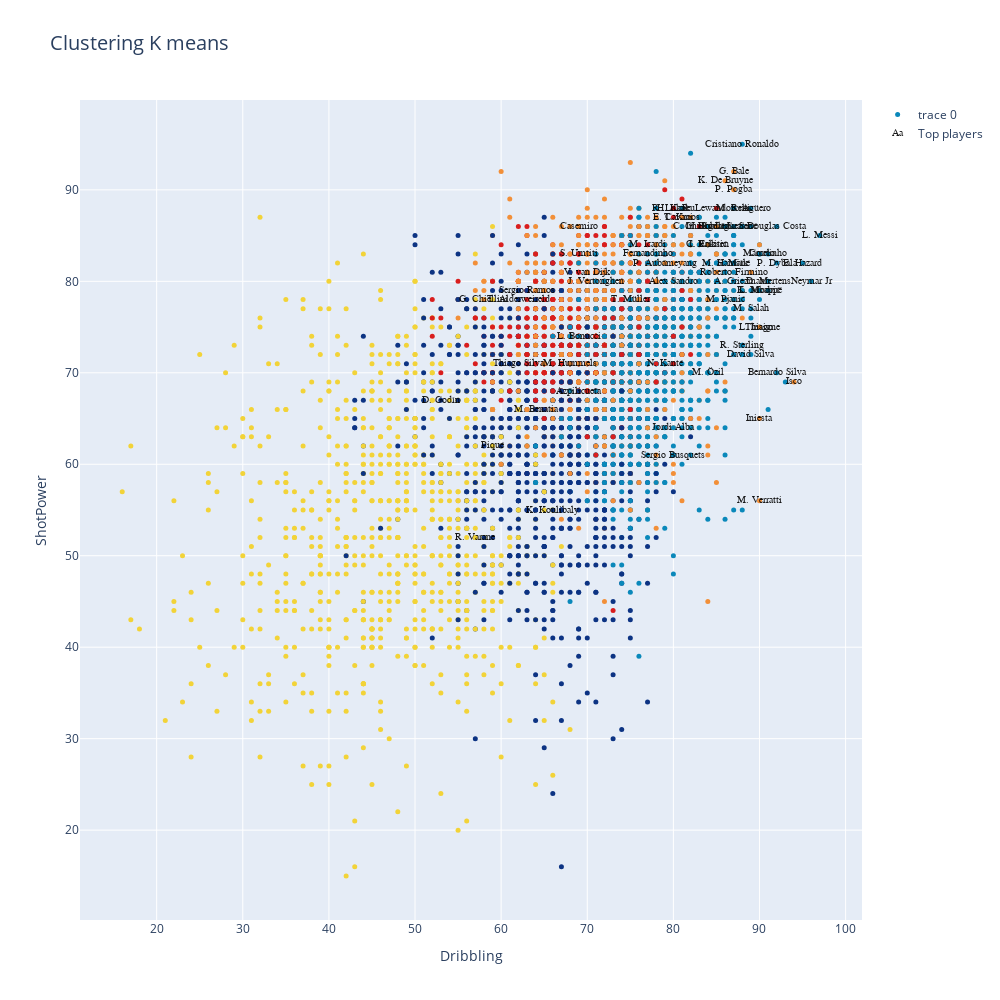

Source (notebook cell):
### Code cell
#En Colab
fig.show()

### Figure 1 — Plotly figure (JSON) as saved in the notebook; plotly's stock layout.template omitted (floating-point values rounded to 4 significant figures; data arrays with more than 128 entries replaced by an {"elided": "..."} marker saying what was removed)
{"data": [{"marker": {"color": {"elided": "5138 int values"}, "colorscale": [[0, "rgb(12,51,131)"], [0.25, "rgb(10,136,186)"], [0.5, "rgb(242,211,56)"], [0.75, "rgb(242,143,56)"], [1, "rgb(217,30,30)"]], "showscale": false, "size": 5}, "mode": "markers", "text": {"elided": "5138 str values"}, "type": "scatter", "x": {"elided": "5138 int values"}, "y": {"elided": "5138 int values"}}, {"mode": "text", "name": "Top players", "opacity": 0.9, "text": ["L. Messi", "Cristiano Ronaldo", "Neymar Jr", "K. De Bruyne", "E. Hazard", "L. Modrić", "L. Suárez", "Sergio Ramos", "R. Lewandowski", "T. Kroos", "D. Godín", "David Silva", "N. Kanté", "P. Dybala", "H. Kane", "A. Griezmann", "Sergio Busquets", "E. Cavani", "S. Agüero", "G. Chiellini", "K. Mbappé", "M. Salah", "Casemiro", "J. Rodríguez", "L. Insigne", "Isco", "C. Eriksen", "Coutinho", "P. Aubameyang", "M. Hummels", "Marcelo", "G. Bale", "G. Higuaín", "Thiago Silva", "S. Umtiti", "M. Icardi", "K. Koulibaly", "P. Pogba", "R. Lukaku", "C. Immobile", "Jordi Alba", "D. Mertens", "J. Vertonghen", "M. Hamšík", "I. Rakitić", "Piqué", "L. Sané", "Bernardo Silva", "S. Mané", "V. van Dijk", "R. Sterling", "Roberto Firmino", "R. Varane", "M. Verratti", "Alex Sandro", "Douglas Costa", "T. Müller", "Thiago", "M. Reus", "Azpilicueta", "L. Bonucci", "T. Alderweireld", "M. Pjanić", "M. Benatia", "M. Özil", "Fernandinho", "Iniesta"], "textfont": {"color": "black", "family": "sans serif", "size": 10}, "type": "scatter", "x": [97, 88, 96, 86, 95, 90, 87, 63, 85, 81, 53, 89, 79, 92, 80, 88, 80, 80, 89, 58, 90, 89, 69, 85, 90, 94, 84, 91, 79, 68, 90, 87, 84, 62, 69, 77, 66, 87, 80, 83, 80, 91, 71, 86, 84, 59, 88, 92, 87, 70, 88, 87, 57, 90, 80, 92, 75, 90, 87, 69, 69, 62, 86, 64, 84, 77, 90], "y": [85, 95, 80, 91, 82, 79, 86, 79, 88, 87, 67, 72, 71, 82, 88, 80, 61, 87, 88, 78, 79, 77, 86, 86, 75, 69, 84, 83, 82, 71, 83, 92, 86, 71, 83, 84, 55, 90, 88, 86, 64, 80, 80, 82, 84, 62, 86, 70, 82, 81, 73, 81, 52, 56, 80, 86, 78, 75, 88, 68, 74, 78, 78, 66, 70, 83, 65]}], "layout": {"autosize": false, "height": 1000, "title": {"font": {"size": 20}, "text": "Clustering K means "}, "width": 1000, "xaxis": {"autorange": true, "range": [11.1, 101.9], "title": {"text": "Dribbling"}, "type": "linear"}, "yaxis": {"autorange": true, "range": [10.18, 99.82], "title": {"text": "ShotPower"}, "type": "linear"}}}
